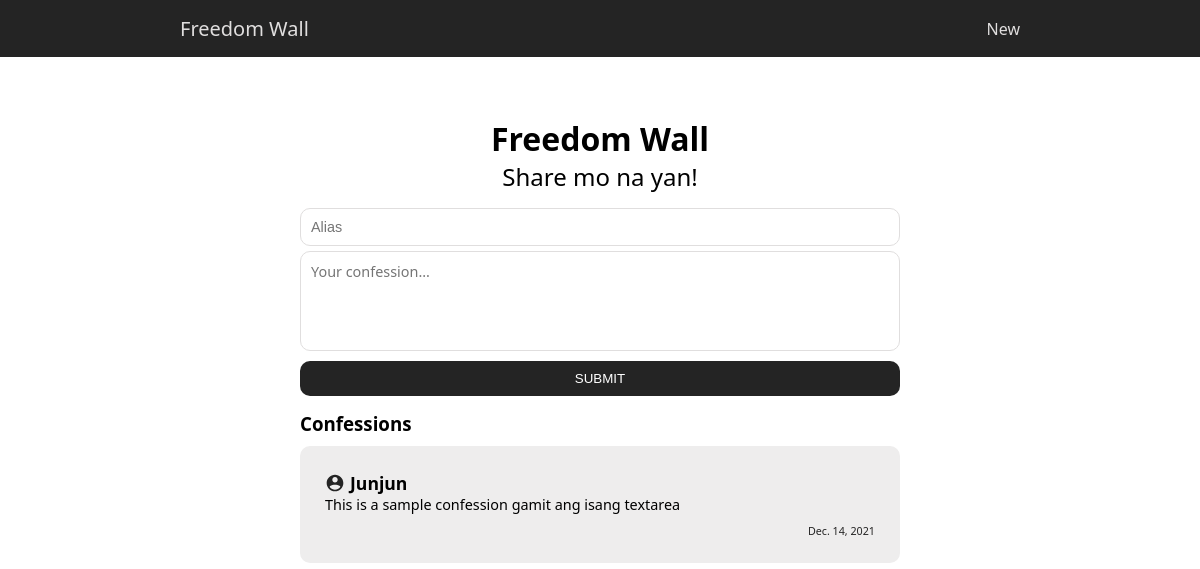
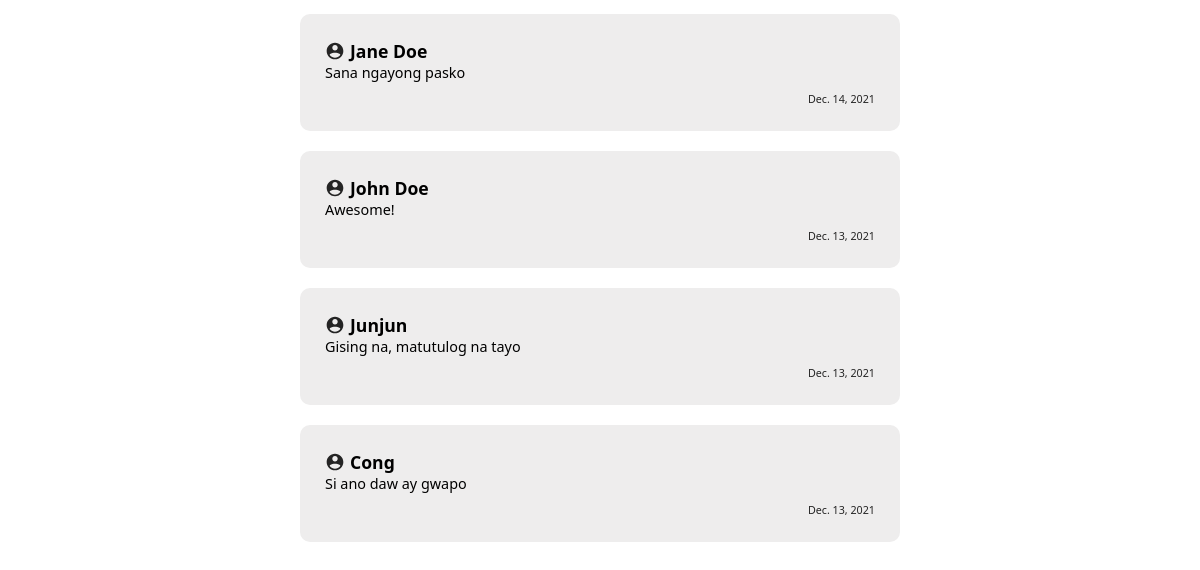
Page /freedom-app/ on the earlier database version (2 pictures, top to bottom).
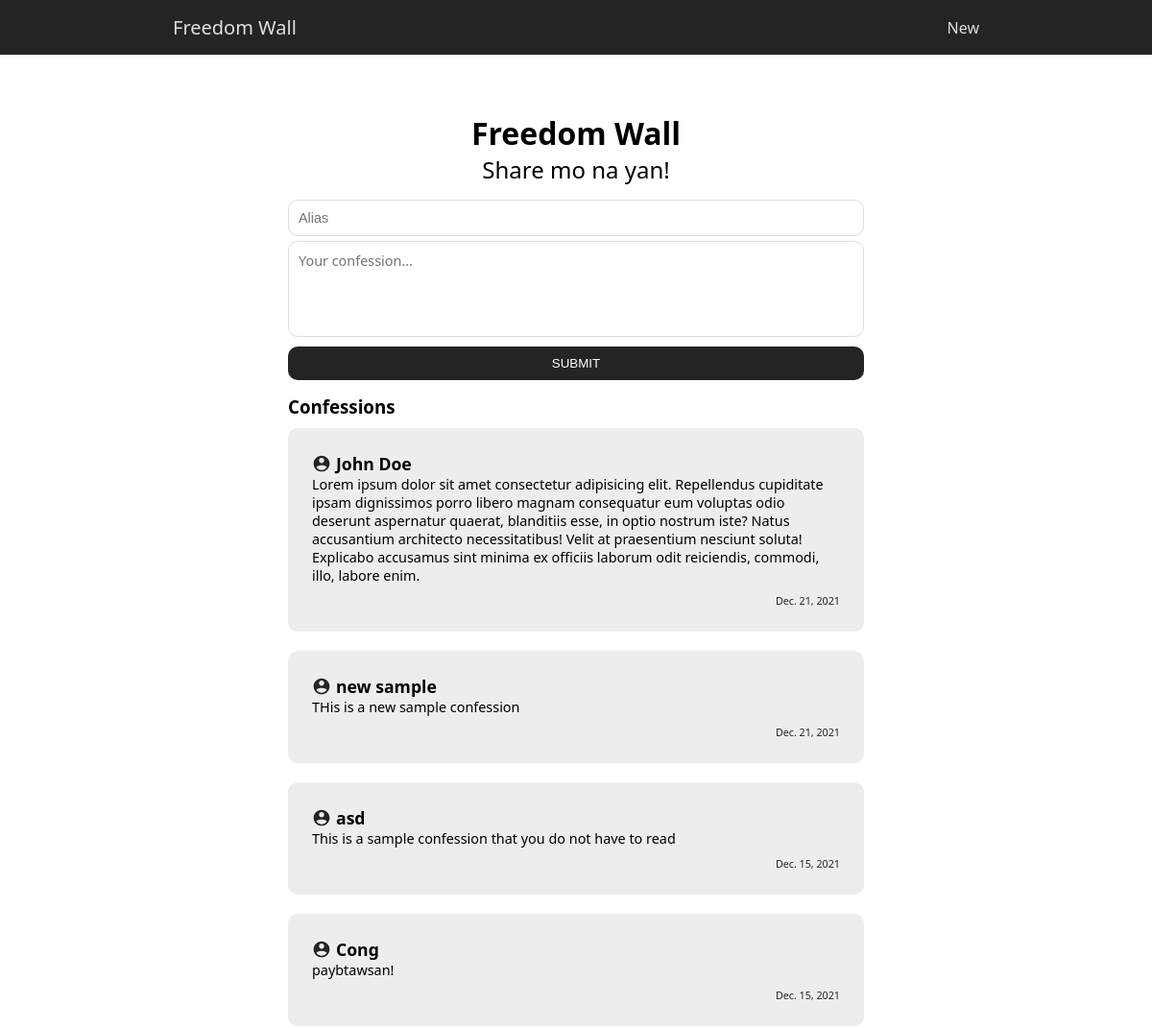
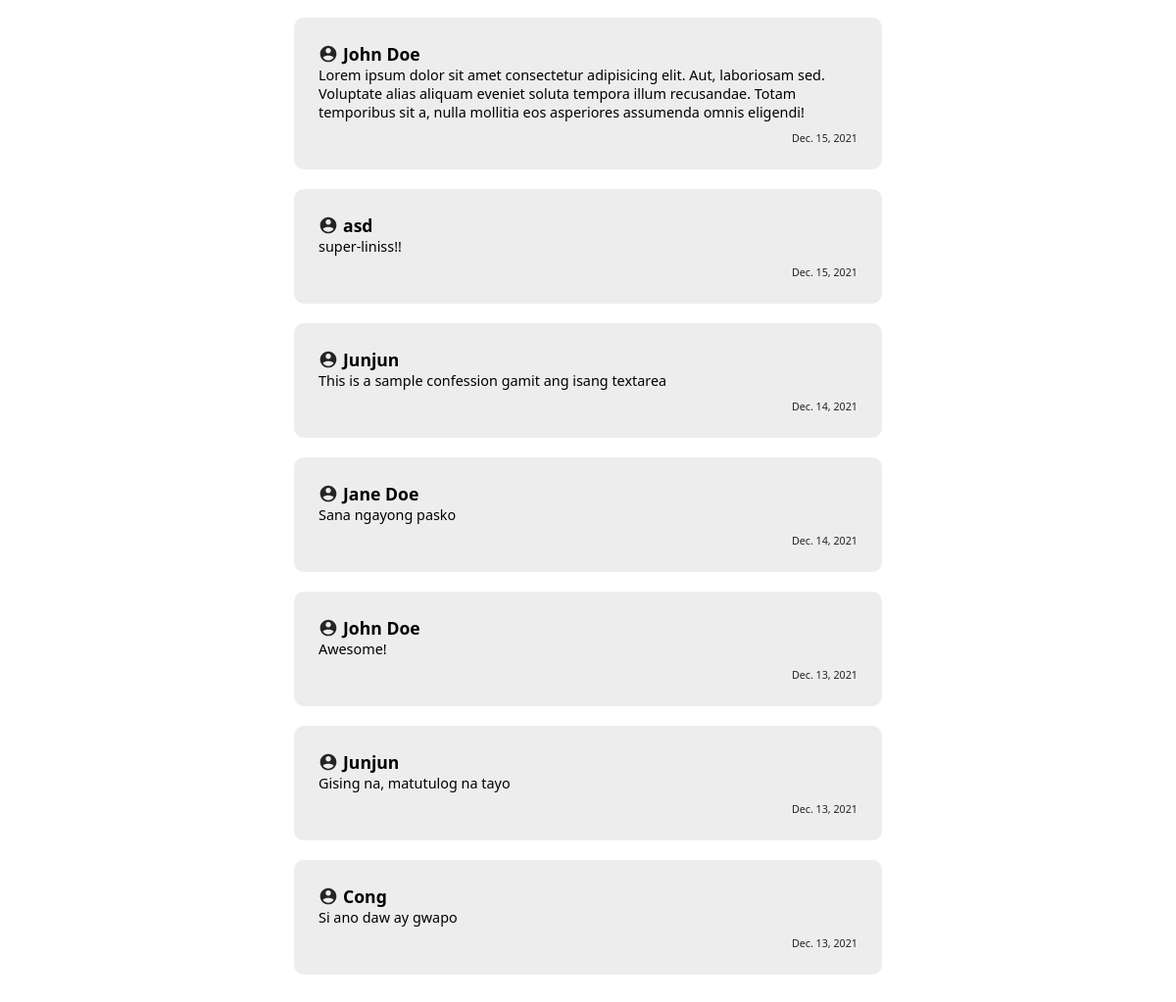
Same page on the later database version (2 pictures, top to bottom).
### freedomApp/models.py (models this page shows, shortened)
class Confession(models.Model):
    user_alias = models.CharField(max_length=15, blank=False)
    confession = models.TextField(max_length=2000, blank=False)
    timestamp = models.DateField(auto_now_add=True, auto_now=False, blank=True)

### freedomApp/views.py (the view)
# urls.py: path('', views.index, name='home'),
def index(request):
    all_confession_items = Confession.objects.all().order_by('-id')
    return render(request, 'freedomApp/index.html', {'all_items': all_confession_items})

### freedomApp/templates/freedomApp/index.html (shortened to what this page needs)
{% extends 'base.html' %}
{% load static %}
{% block content %}
<div class="container-fluid">
  <div class="freedom-app">
      <h1>Freedom Wall</h1>
      <h2>Share mo na yan!</h2>
      <div class="input-card">
          <form action="{% url 'add-confession' %}" method="post">
            <input
              type="text"
              name="user-alias"
              placeholder="Alias"
              class="name-input form-control"
              autocomplete="off"
              required
            />
            <textarea
              name="confession"
              placeholder="Your confession..."
              class="confession-input form-control"
              required
            ></textarea>
            <input type="submit" value="SUBMIT" class="btn btn-dark btn-block" />
          </form>
      </div>
      <h3>Confessions</h3>
      <div class="confession-cards grid">
          {% for item in all_items %}
          <div class="confession-card">
            <div class="card-head flex">
              <img src="{% static 'images/male_user.svg' %}" alt="user-image-default" class="user-image">
              <h3>{{ item.user_alias }}</h3>
            </div>
            <p>{{ item.confession }}</p>
            <h6>{{ item.timestamp }}</h6>
          </div>
          {% endfor %}
      </div>
  </div>
</div>
{% endblock content %}

### templates/base.html (shortened to what this page needs)
{% load static %}
<!DOCTYPE html>
<html lang="en">
<head>
    <link rel="stylesheet" href="{% static 'css/base.css' %}" />
</head>
<body>
    <div class="header">
        <div class="navigation grid">
            <div class="navbar-brand">
                <a href="{% url 'home' %}" class="brand-logo">Freedom Wall</a>
            </div>
            <div class="nav-links flex">
                <ul class="nav-items">
                    <li class="nav-item"><a href="{% url 'new-page' %}">New</a></li>
                </ul>
            </div>
        </div>
    </div>
    {% block content %}{% endblock content %}
</body>
</html>

### static/css/base.css (style rules this page uses)
:root { --primary: #242424; --secondary: #e0dede; --third: #eeeded; }
* { padding: 0; margin: 0; box-sizing: border-box; }
body { font-family: 'Segoe UI', sans-serif; }
a,li { list-style-type: none; text-decoration: none; }
.container-fluid { padding: 5% 6%; }
.grid { display: grid; }
.flex { display: flex; }
.btn { display: inline-block; cursor: pointer; padding: 10px; border-radius: 10px; border: none; }
.btn-dark { color: #fff; background-color: var(--primary); }
.btn-block { width: 100%; }
.form-control { width: 100%; padding: 10px; border-radius: 10px; border: 1px solid var(--secondary); color: var(--primary); font-size: .90em; }
.navigation { padding: 1.5% 6%; grid-template-columns: repeat(12, 1fr); align-items: center; background-color: var(--primary); }
.navbar-brand { grid-column: 1/6; }
.navbar-brand a { color: var(--secondary); font-weight: 500; font-size: 1.25em; }
.nav-links { grid-column: 12/13; justify-content: flex-end; }
.nav-links a { color: var(--secondary); }
.freedom-app { text-align: center; }
.freedom-app h2 { font-weight: 400; }
.freedom-app h3 { text-align: left; }
.input-card { margin: 10px 0; }
.input-card input { margin: 5px 0; }
.confession-input { font-family: 'Segoe UI', sans-serif; font-size: .90em; resize: none; height: 100px; }
.confession-card { background-color: var(--third); text-align: left; margin: 10px 0; padding: 25px; border-radius: 10px; }
.confession-card h3 { font-weight: 600; font-size: 1.1em; margin-left: 5px; }
.confession-card img { width: 20px; }
.confession-card h6 { color: var(--primary); font-weight: 400; text-align: end; margin-top: 10px; }
.confession-card p { font-size: .90em; }
@media screen and (min-width: 620px) { .container-fluid { padding: 5% 15%; } }
@media screen and (min-width: 620px) { .navigation { padding: 1.25% 15%; } }
@media screen and (min-width: 1200px) { .container-fluid { padding: 5% 25%; } }

Differences in the rows shown:
added Confession: user_alias "John Doe", confession "Lorem ipsum dolor sit amet consectetur adipisicing elit. Repellendus cupiditate ipsam dignissimos porro libero magnam consequatur eum voluptas odio deserunt aspernatur quaerat, blanditiis esse, in optio nostrum iste? Natus accusantium architecto necessitatibus! Velit at praesentium nesciunt soluta! Explicabo accusamus sint minima ex officiis laborum odit reiciendis, commodi, illo, labore enim.", timestamp "Dec. 21, 2021"
added Confession: user_alias "new sample", confession "THis is a new sample confession", timestamp "Dec. 21, 2021"
added Confession: user_alias "asd", confession "This is a sample confession that you do not have to read", timestamp "Dec. 15, 2021"
added Confession: user_alias "Cong", confession "paybtawsan!", timestamp "Dec. 15, 2021"
added Confession: user_alias "John Doe", confession "Lorem ipsum dolor sit amet consectetur adipisicing elit. Aut, laboriosam sed. Voluptate alias aliquam eveniet soluta tempora illum recusandae. Totam temporibus sit a, nulla mollitia eos asperiores assumenda omnis eligendi!", timestamp "Dec. 15, 2021"
added Confession: user_alias "asd", confession "super-liniss!!", timestamp "Dec. 15, 2021"
